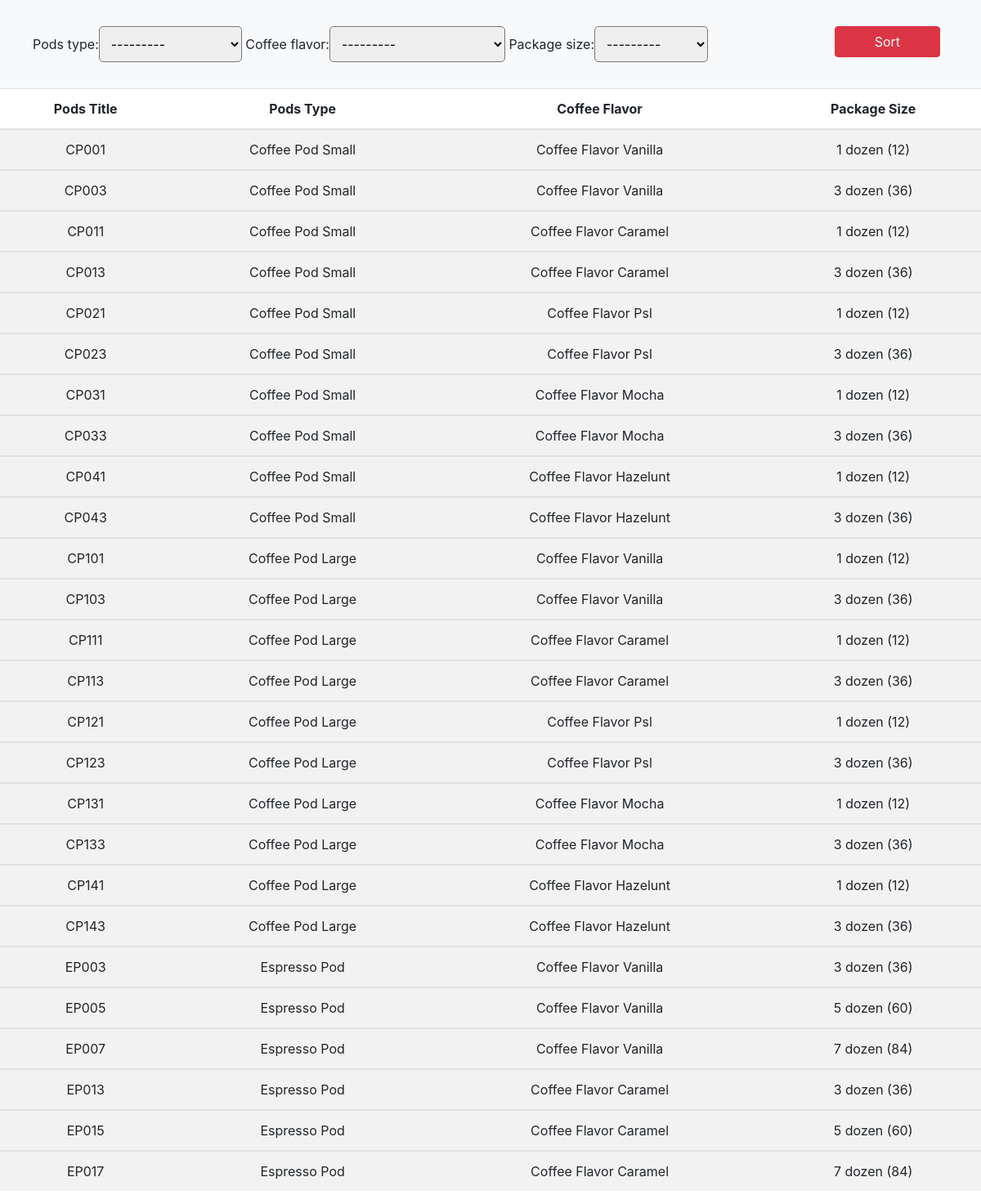
The app's page /pods/ with its own data.
### pods/models.py (models this page shows, shortened)
class CoffeePods(models.Model):
    pods_title                      = models.CharField(max_length = 50)
    pods_type                       = models.CharField(max_length = 50, choices=PRODUCT_TYPE_PODS, blank=True)
    coffee_flavor                   = models.CharField(max_length = 50, choices=COFFEE_FLAVOR, blank=True)
    Package_size                    = models.CharField(max_length = 50, choices=PACKAGE_SIZE, blank=True)

### pods/views.py (the view)
def all_pods(request):
    all_pods = CoffeePods.objects.all()
    myfilter = PodsFilter(request.GET,queryset=all_pods)
    all_pods = myfilter.qs
    context = {
        'all_pods' : all_pods,
        'myfilter' : myfilter
    }
    return render(request, 'pods.html', context)

### pods/templates/pods.html (shortened to what this page needs)
{% extends "base.html" %} {% block body%}
<nav class="navbar navbar-expand-lg navbar-light bg-light">
  <div class="collapse navbar-collapse" id="navbarNavDropdown">
    <ul class="navbar-nav">
      <form method="GET" class="p-4">
        {{myfilter.form}}
        <input
          href="#"
          type="submit"
          class="btn-danger btn pr-5 pl-5"
          value="Sort"
        />
      </form>
    </ul>
  </div>
</nav>
<div class="text-center">
  <table class="table text-center table-striped">
    <thead>
      <tr>
        <th scope="col">Pods Title</th>
        <th scope="col">Pods Type</th>
        <th scope="col">Coffee Flavor</th>
        <th scope="col">Package Size</th>
      </tr>
    </thead>
    {% for p in all_pods %}
    <tbody>
      <tr>
        <td>{{p.pods_title }}</td>
        <td>{{p.pods_type}}</td>
        <td>{{p.coffee_flavor }}</td>
        <td>{{p.Package_size}}</td>
      </tr>
    </tbody>
    {%endfor%} {% endblock %}

### static/css/mycss.css (style rules this page uses)
.navbar { position: relative; }
.btn { position: absolute; right: 50px; }
button, select { padding: 10px; border-radius: 5px; }

### records on screen
CoffeePods: pods_title "CP001", pods_type "Coffee Pod Small", coffee_flavor "Coffee Flavor Vanilla", Package_size "1 dozen (12)"
CoffeePods: pods_title "CP003", pods_type "Coffee Pod Small", coffee_flavor "Coffee Flavor Vanilla", Package_size "3 dozen (36)"
CoffeePods: pods_title "CP011", pods_type "Coffee Pod Small", coffee_flavor "Coffee Flavor Caramel", Package_size "1 dozen (12)"
CoffeePods: pods_title "CP013", pods_type "Coffee Pod Small", coffee_flavor "Coffee Flavor Caramel", Package_size "3 dozen (36)"
CoffeePods: pods_title "CP021", pods_type "Coffee Pod Small", coffee_flavor "Coffee Flavor Psl", Package_size "1 dozen (12)"
CoffeePods: pods_title "CP023", pods_type "Coffee Pod Small", coffee_flavor "Coffee Flavor Psl", Package_size "3 dozen (36)"
CoffeePods: pods_title "CP031", pods_type "Coffee Pod Small", coffee_flavor "Coffee Flavor Mocha", Package_size "1 dozen (12)"
CoffeePods: pods_title "CP033", pods_type "Coffee Pod Small", coffee_flavor "Coffee Flavor Mocha", Package_size "3 dozen (36)"
CoffeePods: pods_title "CP041", pods_type "Coffee Pod Small", coffee_flavor "Coffee Flavor Hazelunt", Package_size "1 dozen (12)"
CoffeePods: pods_title "CP043", pods_type "Coffee Pod Small", coffee_flavor "Coffee Flavor Hazelunt", Package_size "3 dozen (36)"
CoffeePods: pods_title "CP101", pods_type "Coffee Pod Large", coffee_flavor "Coffee Flavor Vanilla", Package_size "1 dozen (12)"
CoffeePods: pods_title "CP103", pods_type "Coffee Pod Large", coffee_flavor "Coffee Flavor Vanilla", Package_size "3 dozen (36)"
CoffeePods: pods_title "CP111", pods_type "Coffee Pod Large", coffee_flavor "Coffee Flavor Caramel", Package_size "1 dozen (12)"
CoffeePods: pods_title "CP113", pods_type "Coffee Pod Large", coffee_flavor "Coffee Flavor Caramel", Package_size "3 dozen (36)"
CoffeePods: pods_title "CP121", pods_type "Coffee Pod Large", coffee_flavor "Coffee Flavor Psl", Package_size "1 dozen (12)"
CoffeePods: pods_title "CP123", pods_type "Coffee Pod Large", coffee_flavor "Coffee Flavor Psl", Package_size "3 dozen (36)"
CoffeePods: pods_title "CP131", pods_type "Coffee Pod Large", coffee_flavor "Coffee Flavor Mocha", Package_size "1 dozen (12)"
CoffeePods: pods_title "CP133", pods_type "Coffee Pod Large", coffee_flavor "Coffee Flavor Mocha", Package_size "3 dozen (36)"
CoffeePods: pods_title "CP141", pods_type "Coffee Pod Large", coffee_flavor "Coffee Flavor Hazelunt", Package_size "1 dozen (12)"
CoffeePods: pods_title "CP143", pods_type "Coffee Pod Large", coffee_flavor "Coffee Flavor Hazelunt", Package_size "3 dozen (36)"
CoffeePods: pods_title "EP003", pods_type "Espresso Pod", coffee_flavor "Coffee Flavor Vanilla", Package_size "3 dozen (36)"
CoffeePods: pods_title "EP005", pods_type "Espresso Pod", coffee_flavor "Coffee Flavor Vanilla", Package_size "5 dozen (60)"
CoffeePods: pods_title "EP007", pods_type "Espresso Pod", coffee_flavor "Coffee Flavor Vanilla", Package_size "7 dozen (84)"
CoffeePods: pods_title "EP013", pods_type "Espresso Pod", coffee_flavor "Coffee Flavor Caramel", Package_size "3 dozen (36)"
CoffeePods: pods_title "EP015", pods_type "Espresso Pod", coffee_flavor "Coffee Flavor Caramel", Package_size "5 dozen (60)"
CoffeePods: pods_title "EP017", pods_type "Espresso Pod", coffee_flavor "Coffee Flavor Caramel", Package_size "7 dozen (84)"
